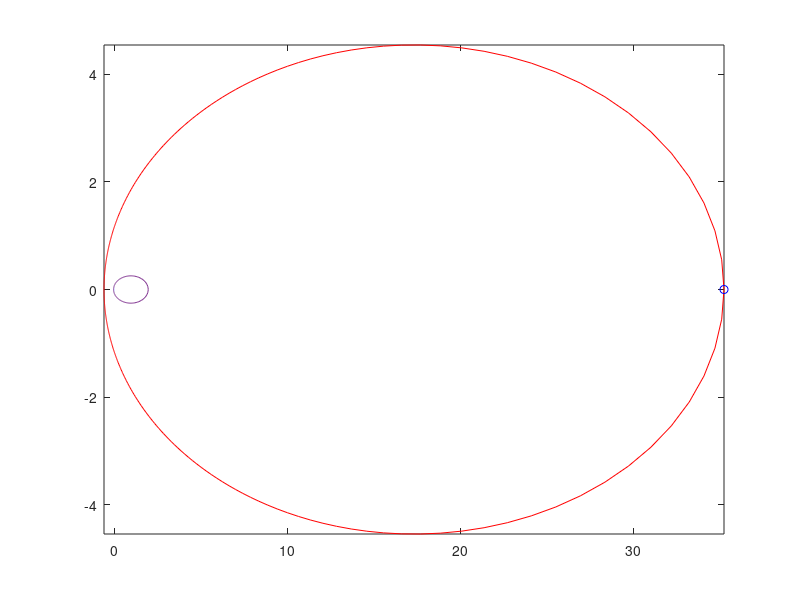

Reproduce this figure in MATLAB.
%Essential MATLAB, by Valentine and Hahn
%Chapter 9 problem 5
%Maddie C.      5/14/16
%
%The equation of an ellipse in polar co-ordinates is given by:
%r=a(1-e^2)/(1-ecostheta), where a is the semi-major axis and e is the 
%eccentricity, if one focus is at the origin, 
%and the semi-major axis lies on the x-axis.
%Halley's Comet moves in an elliptical orbit
%about the sun (at one focus) with a semi-major axis of 17.9 A.U.
%(an astronomical unit, mean distance of the earth from the sun: 149.6
%million km)
%The eccentricity of the orbit is 0.967276. Write a program which draws the
%orbit of Halley's Comet and the earth (assuming the earth is circular).

a=17.9; %define the semi-major axis of orbit
e=0.967276; %define orbit eccentricity
theta=0:pi/200:2*pi; %complete revolution in radians
r=a*(1-e^2)./(1-e.*cos(theta)); %equation of an ellipse, find r of theta
x=r.*cos(theta);
y=r.*sin(theta);
comet(x,y); %plot comet path
hold on
r2=(1-e^2)./(1-e*cos(theta));
x2=r2.*cos(theta);
y2=r2.*sin(theta);
plot(x2,y2)
hold off
